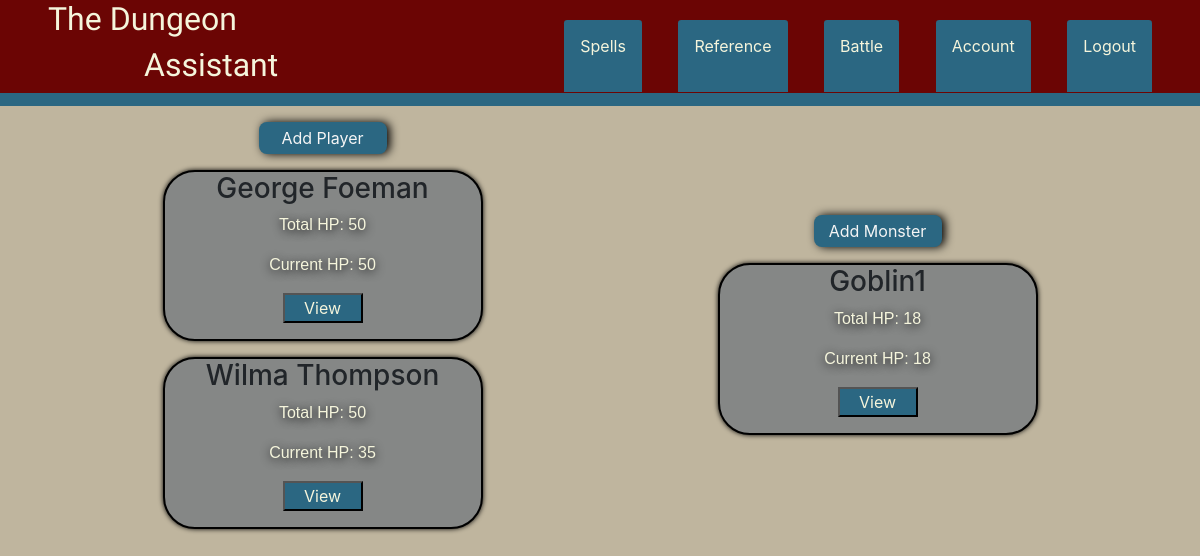
/battle (signed in), run on the app's committed database.
### the_assistant/models.py (models this page shows, shortened)
class Character(db.Model):
    id = db.Column(db.Integer, primary_key=True)
    character_name = db.Column(db.String(40), nullable=False)
    total_hp = db.Column(db.Integer, nullable=False)
    current_hp = db.Column(db.Integer, nullable=False)
    armor_class = db.Column(db.Integer, nullable=False)
    strength = db.Column(db.Integer, nullable=False)
    dexterity = db.Column(db.Integer, nullable=False)
    constitution = db.Column(db.Integer, nullable=False)
    intelligence = db.Column(db.Integer, nullable=False)
    wisdom = db.Column(db.Integer, nullable=False)
    charisma = db.Column(db.Integer, nullable=False)
    char_bio = db.Column(db.Text)
    user_id = db.Column(db.Integer, db.ForeignKey('user.id'), nullable=False)

class Monster(db.Model):
    id = db.Column(db.Integer, primary_key=True)
    monster_name = db.Column(db.String(50), nullable=False)
    total_hp = db.Column(db.Integer, nullable=False)
    current_hp = db.Column(db.Integer, nullable=False)
    armor_class = db.Column(db.Integer, nullable=False)
    monster_description = db.Column(db.Text)
    user_id = db.Column(db.Integer, db.ForeignKey('user.id'), nullable=False)

### the_assistant/routes.py (the view)
@app.route('/battle')
@login_required
def battle():
    characters = Character.query.all()
    monsters = Monster.query.all()
    return render_template('battle.html', title='Battle', characters=characters, monsters=monsters)

### the_assistant/models.py (called while the page is built)
@login_manager.user_loader
def load_user(user_id):
    return User.query.get(int(user_id))

### the_assistant/templates/battle.html
{% extends 'base.html' %}
{% block content %}
<body class="background">
    <section class="container" id="holders">
        <section class="container cent down1">
            <a class="cent add-button" href="{{ url_for('createplayer') }}">Add Player</a>
            {% for player in characters %}
            <div class="player-cards">
                <section class="char-name">
                    <h3>{{ player.character_name }}</h3>
                </section>
                <section class="char-health">
                    <p class="char-health-font">Total HP: {{ player.total_hp }}</p>
                    <p class="char-health-font">Current HP: {{ player.current_hp }}</p>
                </section>
                <a class="marg-b-1" href="{{ url_for('character', character_id=player.id) }}"><button class="view-button">View</button></a>
            </div>
            {% endfor %}
        </section>
        <section class="container cent down1">
            <a class="cent add-button" href="{{ url_for('createmonster') }}">Add Monster</a>
            {% for monster in monsters %}
            <div class="player-cards">
                <section class="char-name">
                    <h3>{{ monster.monster_name }}</h3>
                </section>
                <section class="char-health">
                    <p class="char-health-font">Total HP: {{ monster.total_hp }}</p>
                    <p class="char-health-font">Current HP: {{ monster.current_hp }}</p>
                </section>
                <a class="marg-b-1" href="{{ url_for('monster', monster_id=monster.id) }}"><button class="view-button">View</button></a>
            </div>
            {% endfor %}
        </section>
    </section>
</body>
{% endblock content %}

### the_assistant/static/main.css (style rules this page uses)
* { margin: 0; }
.background { background-color: #BFB59E; }
.down1 { margin-top: 1rem; }
.marg-b-1 { margin-bottom: 1rem; }
#holders { display: flex; justify-content: space-evenly; }
.cent { display: flex; flex-direction: column; justify-content: center; align-items: center; }
.player-cards { display: flex; flex-direction: column; align-items: center; margin-top: 1rem; border: 2px solid black; border-radius: 2rem; background-color: #858786; width: 20rem; box-shadow: 0px 0px 5px black; }
.add-button { background-color: #2B6782; color: whitesmoke; width: 8rem; height: 2rem; box-shadow: 3px 0px 10px black; border-radius: .5rem; }
.char-health-font { color: beige; font-family: 'Lucida Sans', 'Lucida Sans Regular', 'Lucida Grande', 'Lucida Sans Unicode', Geneva, Verdana, sans-serif; text-shadow: 0px 2px 10px black; }
.view-button { width: 5rem; color: beige; background-color: #2B6782; }
.char-name { display: flex; justify-content: center; align-items: center; }
.char-health { display: flex; flex-direction: column; justify-content: center; align-items: center; }

### data on the page
Character: character_name "George Foeman", total_hp "50", current_hp "50"
Character: character_name "Wilma Thompson", total_hp "50", current_hp "35"
Monster: monster_name "Goblin1", total_hp "18", current_hp "18"
